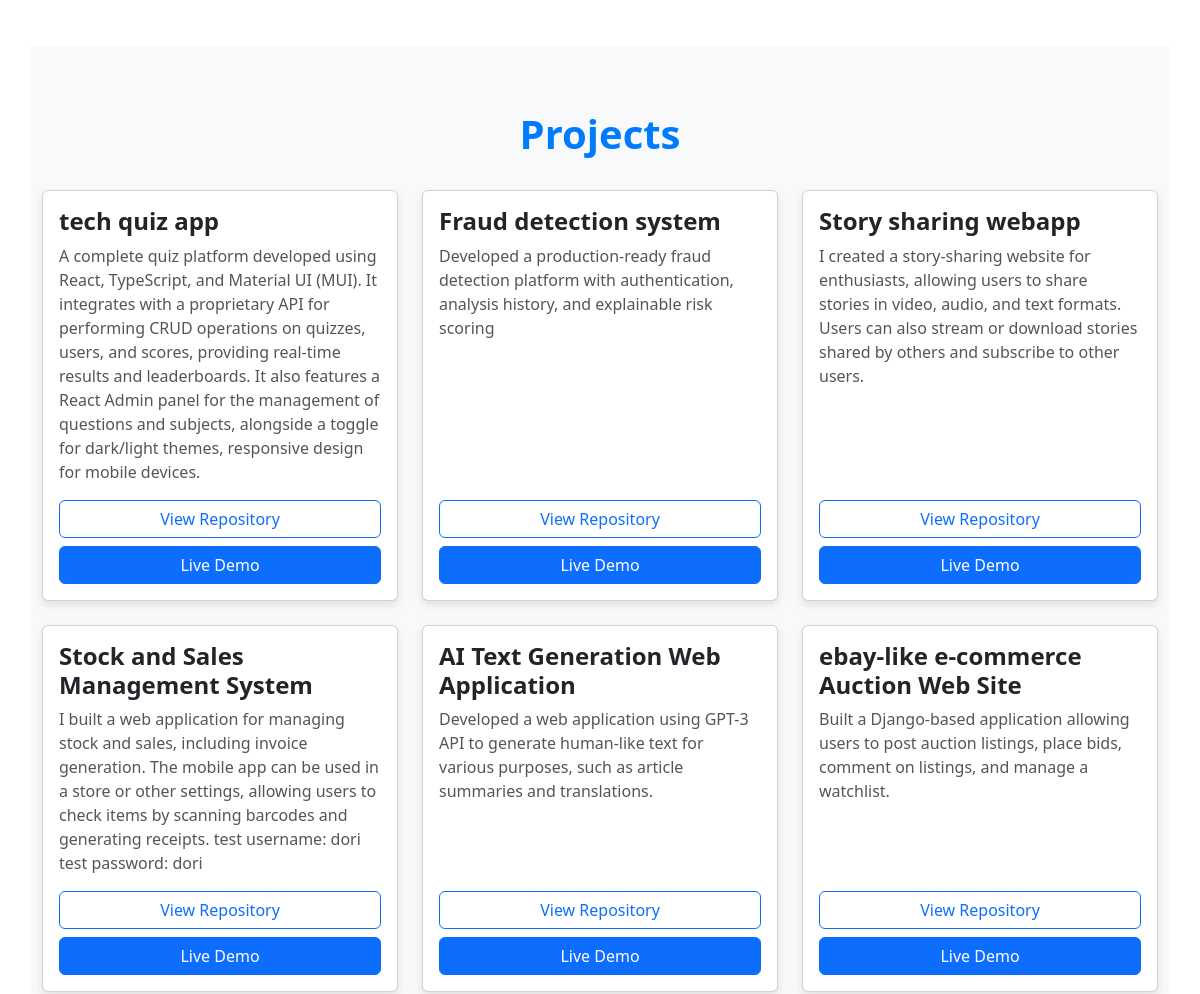
/ (middle part), run on an earlier commit of the app's database.
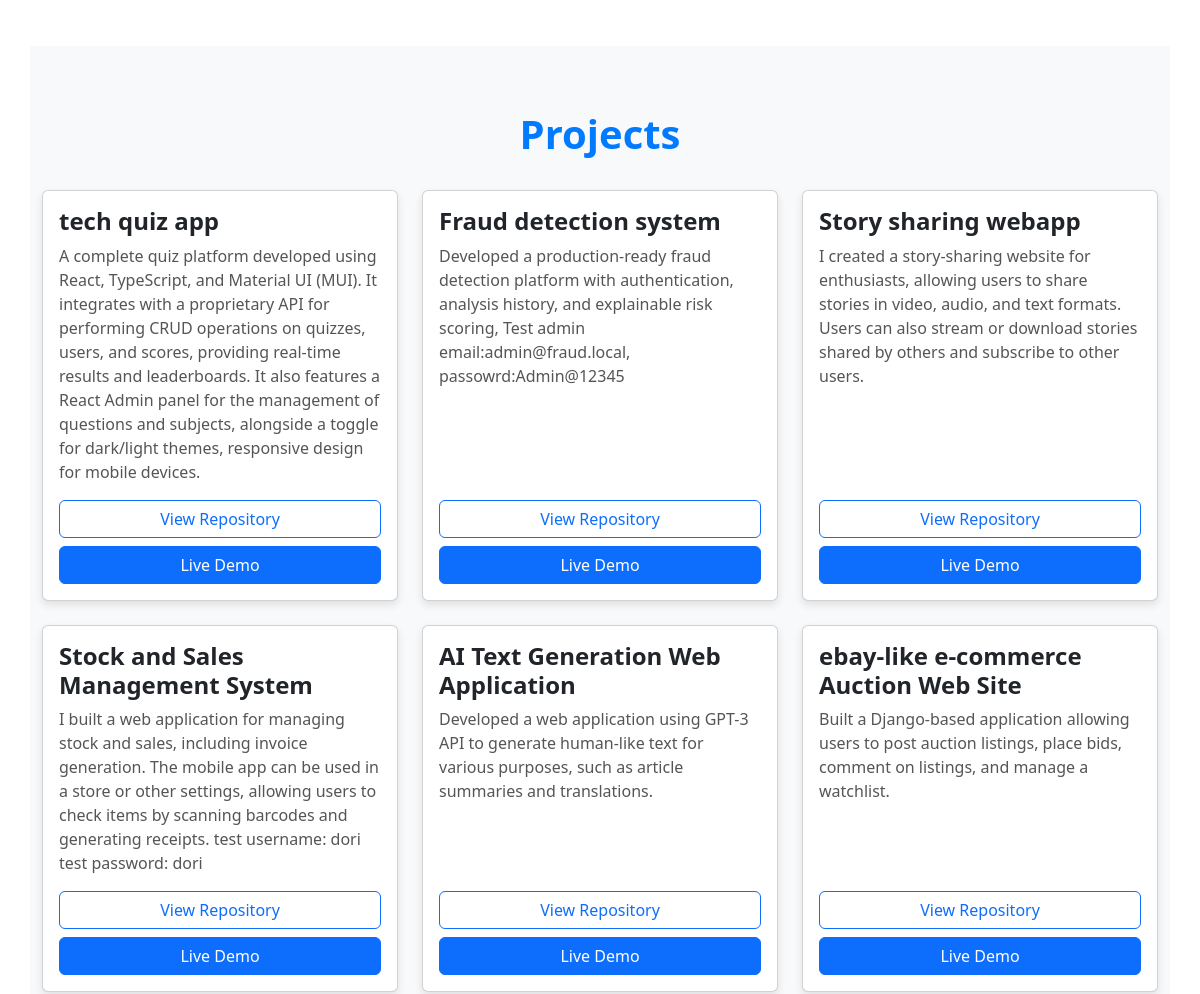
And on a later commit of the database.
### portfolio/models.py (models this page shows)
class Project(models.Model):
    title = models.CharField(max_length=100)
    description = models.TextField()
    link = models.URLField(blank=True, null=True)
    repo_link = models.URLField(blank=True, null=True)

### portfolio/views.py (the view)
# urls.py: path('', portfolio_view, name='portfolio'),
def portfolio_view(request):
    projects = Project.objects.order_by('-id')
    skills = Skill.objects.all()
    experiences = Experience.objects.order_by('-start_date')
    certificates = Certificate.objects.all()
    return render(request, 'portfolio/portfolio.html', {
        "year": 2024,
        "name": "daryldev",
        'projects': projects,
        'skills': skills,
        'experiences': experiences,
        'certificates': certificates,
    })

### portfolio/context_processors.py (called while the page is built)
def social_links(request):
    return {"SOCIAL_LINKS": getattr(settings, "SOCIAL_LINKS", {})}

### portfolio/templates/portfolio/portfolio.html (shortened to what this page needs)
{% load static %}
<!DOCTYPE html>
<html lang="en">
<head>
    <link rel="stylesheet" href="{% static 'css/styles.css' %}" />
    <link href="https://cdn.jsdelivr.net/npm/bootstrap@5.3.0/dist/css/bootstrap.min.css" rel="stylesheet" />
    <link rel="stylesheet" href="https://cdnjs.cloudflare.com/ajax/libs/font-awesome/6.0.0-beta3/css/all.min.css" />
</head>
<body>
    <section id="projects" class="container my-5 section">
        <h2 class="section-title">Projects</h2>
        <div class="row">
            {% for project in projects %}
            <div class="col-md-4 mb-4">
                <div class="card h-100">
                    <div class="card-body">
                        <h5 class="card-title">{{ project.title }}</h5>
                        <p class="card-text">{{ project.description }}</p>
                        <div class="btn-row">
                            {% if project.repo_link %}
                            <a href="{{ project.repo_link }}" class="btn btn-outline-primary" target="_blank" rel="noopener">
                                View Repository
                            </a>
                            {% endif %}
                            {% if project.link %}
                            <a href="{{ project.link }}" class="btn btn-primary" target="_blank" rel="noopener">
                                Live Demo
                            </a>
                            {% endif %}
                        </div>
                    </div>
                </div>
            </div>
            {% endfor %}
        </div>
    </section>
</body>
</html>

What changed in the data, as far as the page shows it:
changed Project "Fraud detection system": description "Developed a production-ready fraud detection platform with authentication, analysis history, and explainable risk scoring" → "…history, and explainable risk scoring, Test admin email:admin@fraud.local, passowrd:Admin@12345"
